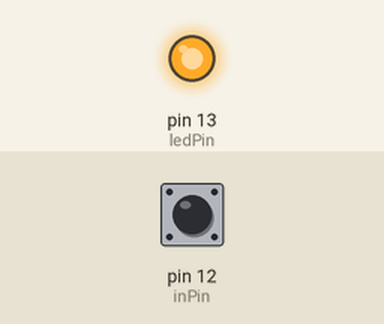
Bench run of a sketch on a simulated Arduino Uno, built with avr-gcc and run on an emulated ATmega328P. Shown: output pins drawn as LEDs (lit = HIGH). The test bench sets the inputs (shaded band); at power-on: pin 12 (inPin) HIGH.

Above: at 1.2 s.
1.3 s: pin 12 (inPin) pulled LOW for 0.15 s
At 1.4 s:
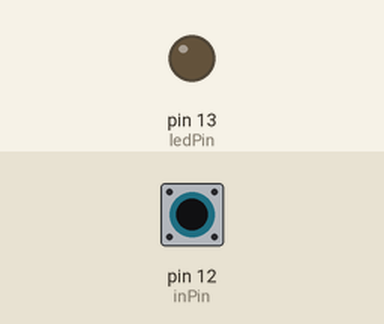
3.0 s: pin 12 (inPin) pulled LOW for 3.2 s
At 7.5 s:
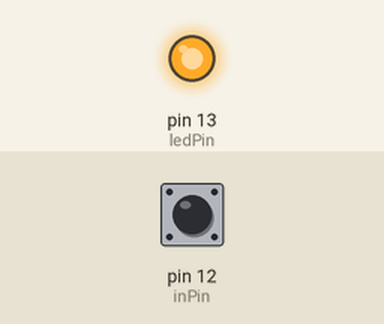
Timing chart, 0 to 9.0 s (numbered marks = the images above; inputs shaded):
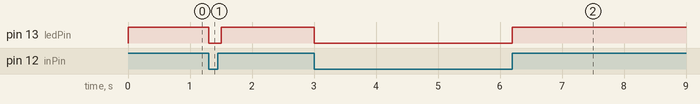

Measured:
- after the input at 1.3 s, pin 13 (ledPin): HIGH → LOW at once, → HIGH 0.20 s later
- after the input at 3.0 s, pin 13 (ledPin): HIGH → LOW at once, → HIGH 3.2 s later

The sketch:

button.ino
```cpp
int ledPin = 13; // chân led 13
int inPin = 12; // button tại chân 2
int val = 0; // biến "val" dùng để lưu tín hiệu từ digitalRead
void setup()
{
    pinMode(ledPin, OUTPUT); // đặt pin digital 13 là output
    pinMode(inPin, INPUT_PULLUP); // đặt pin digital 2 là input
}
void loop()
{
    val = digitalRead(inPin); // đọc tín hiệu từ digital2
    digitalWrite(13, val); // thay đổi giá trị của đèn LED là giá trị của digital 2
    delay(100);
}
```
